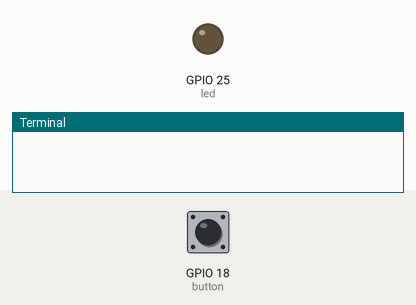
A program run on a simulated Raspberry Pi (BCM pin numbers). Parts: output pins drawn as LEDs (lit = HIGH), the last lines printed to the terminal. The test bench sets the inputs (shaded band); at power-on: GPIO 18 (button) HIGH. The clock reads 2024-03-15 10:24:30 at power-on unless the program sets it.

Above: at 1.2 s.
1.3 s: GPIO 18 (button) pulled LOW for 0.15 s
At 2.3 s:
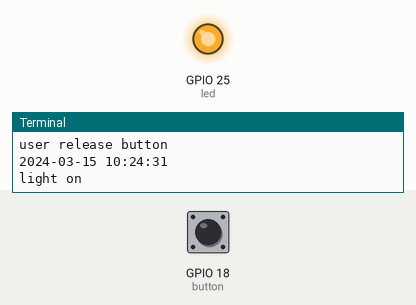
2.9 s: GPIO 18 (button) pulled LOW for 1 s
At 4.8 s:
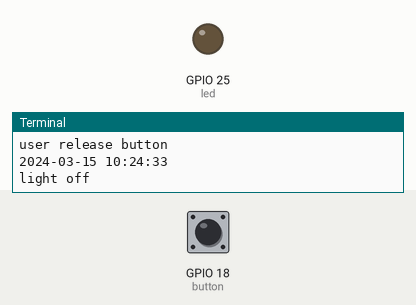
5.4 s: GPIO 18 (button) pulled LOW for 3.2 s
At 9.6 s:
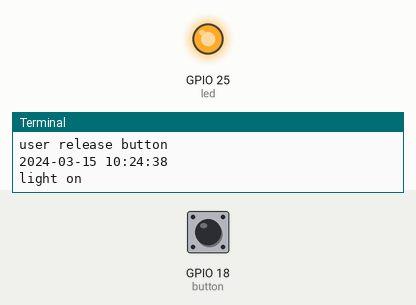
Timing chart, 0 to 11.1 s (numbered marks = the images above; inputs shaded):
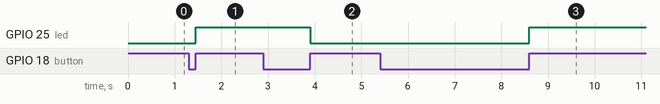

Measured:
- after the input at 1.3 s, GPIO 25 (led): LOW → HIGH after 0.15 s
- after the input at 2.9 s, GPIO 25 (led): HIGH → LOW after 1.0 s
- after the input at 5.4 s, GPIO 25 (led): LOW → HIGH after 3.2 s

The program:

button1.py
```python
import signal
from gpiozero import Button,LED
from datetime import datetime

def user_release():
    print('user release button')
    led.toggle()
    now = datetime.now()
    now_str = now.strftime('%Y-%m-%d %H:%M:%S')
    print(now_str)

    if led.is_lit:
        print('light on')
    else:
        print('light off')

if __name__ == '__main__':
    button = Button(pin=18)
    button.when_released = user_release
    led = LED(pin=25)
    #休眠直到收到信號，自已調用適當的處理程序
    signal.pause()
```
